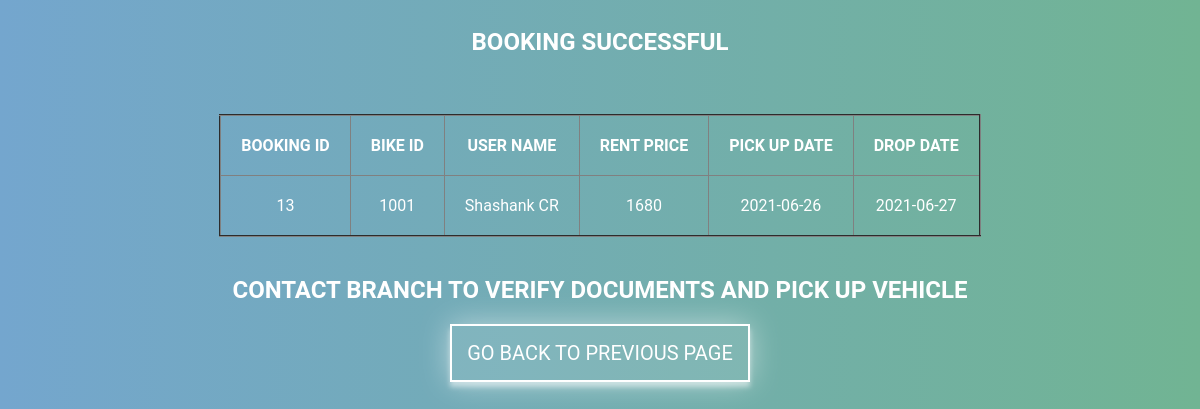
Screenshot of /booked.php (signed in) with the database file from the repository.
### tables this page shows
CREATE TABLE `booking` (
  `id` int(255) NOT NULL,
  `bikeid` int(255) NOT NULL,
  `userid` int(255) NOT NULL,
  `price` int(255) NOT NULL,
  `pdate` date NOT NULL,
  `ddate` date NOT NULL,
  `utr` varchar(20) NOT NULL,
  `bstatus` varchar(20) NOT NULL,
  `vname` varchar(40) NOT NULL
);

CREATE TABLE `users` (
  `id` int(20) NOT NULL,
  `email` varchar(40) NOT NULL,
  `username` varchar(100) NOT NULL,
  `phoneno` varchar(10) NOT NULL,
  `aadhar` int(12) NOT NULL,
  `driving` varchar(100) NOT NULL,
  `password` varchar(255) NOT NULL,
  `role` varchar(100) NOT NULL,
  `image_url` text NOT NULL
);

### booked.php (the view, shortened to what this page needs)
<?php
                if(isset($_SESSION['aid'])) {
                    include 'database.php';
                    header("Location: admin.php");
                  }
                elseif(isset($_SESSION['email'])) {
$id = $_SESSION['id'];
$dbhost = "localhost:3307";
 $dbuser = "root";
 $dbpass = "";
 $dbname = "dreambikes";
$conn1 = mysqli_connect($dbhost, $dbuser, $dbpass,$dbname) or die("Unable to connect to database");
$sql1 = "SELECT * FROM booking WHERE userid='$id'  order by id desc limit 1";
$result = mysqli_query($conn1, $sql1) or die(mysqli_error($conn1));
$sql3 = "SELECT * FROM users WHERE id='$id'";
$result3 = mysqli_query($conn1, $sql3) or die(mysqli_error($conn1));
?>
<html>
    <head>
        <link type="text/css" rel="stylesheet" href="booked.css">
    </head>
    <body>
        <section class="sec">
        <h1 style="margin:center; color:white;">BOOKING SUCCESSFUL</h1>
        <table border="2" cellspacing="0" cellpadding="20px" style="color:white">
            <tr>
                <th>BOOKING ID</th>
                <th>BIKE ID</th>
                <th>USER NAME</th>
                <th>RENT PRICE</th>
                <th>PICK UP DATE</th>
                <th>DROP DATE</th>
                </tr>
            <?php
            $det = mysqli_fetch_assoc($result);
                print "<tr></br><td>";
                echo $det["id"];
                print "</td><td>";
                echo $det["bikeid"];
                print "</td><td>";
            $det1 = mysqli_fetch_assoc($result3);
                echo $det1["username"];
                print "</td><td>";
                echo $det["price"];
                print "</td><td>";
                echo $det["pdate"];
                print "</td><td>";
                echo $det["ddate"];
                print "</td></tr>";
            ?>
        </table></br>
        <h1 style="margin:center; color:white;">CONTACT BRANCH TO VERIFY DOCUMENTS AND PICK UP VEHICLE</h1>
        <a href="bookvehicle.php" class="bookbutton">GO BACK TO PREVIOUS PAGE</a>
    </body>
</html>
<?php
                }
else
                header("Location: log.php");
            ?>

### booked.css (style rules this page uses)
body { height: 100vh; background: #76b852; background: -webkit-linear-gradient(right, #71b493, #74a6ce); background: -moz-linear-gradient(right, #71b493, #74a6ce); background: -o-linear-gradient(right, #71b493, #74a6ce); background: linear-gradient(to left, #71b493, #74a6ce); font-family: "Roboto", sans-serif; -webkit-font-smoothing: antialiased; -moz-osx-font-smoothing: grayscale; }
table { width: auto; border-collapse: collapse; text-align: center; padding: 20px; margin:center; }
.sec { display:flex; align-items: center; flex-direction: column; }
.bookbutton { text-decoration: none; padding: 15px 15px; border: 2px solid rgb(255, 255, 255); box-shadow: 0 0 30px 0 rgba(255, 255, 255, 0.5), 0 5px 5px 0 rgba(255, 255, 255, 0.5); color:white; background-color: rgba(255, 255, 255,0.1); font-size: 20px; }

### rows the page displays
booking: id "13", bikeid "1001", price "1680", pdate "2021-06-26", ddate "2021-06-27"
users: username "Shashank CR"
